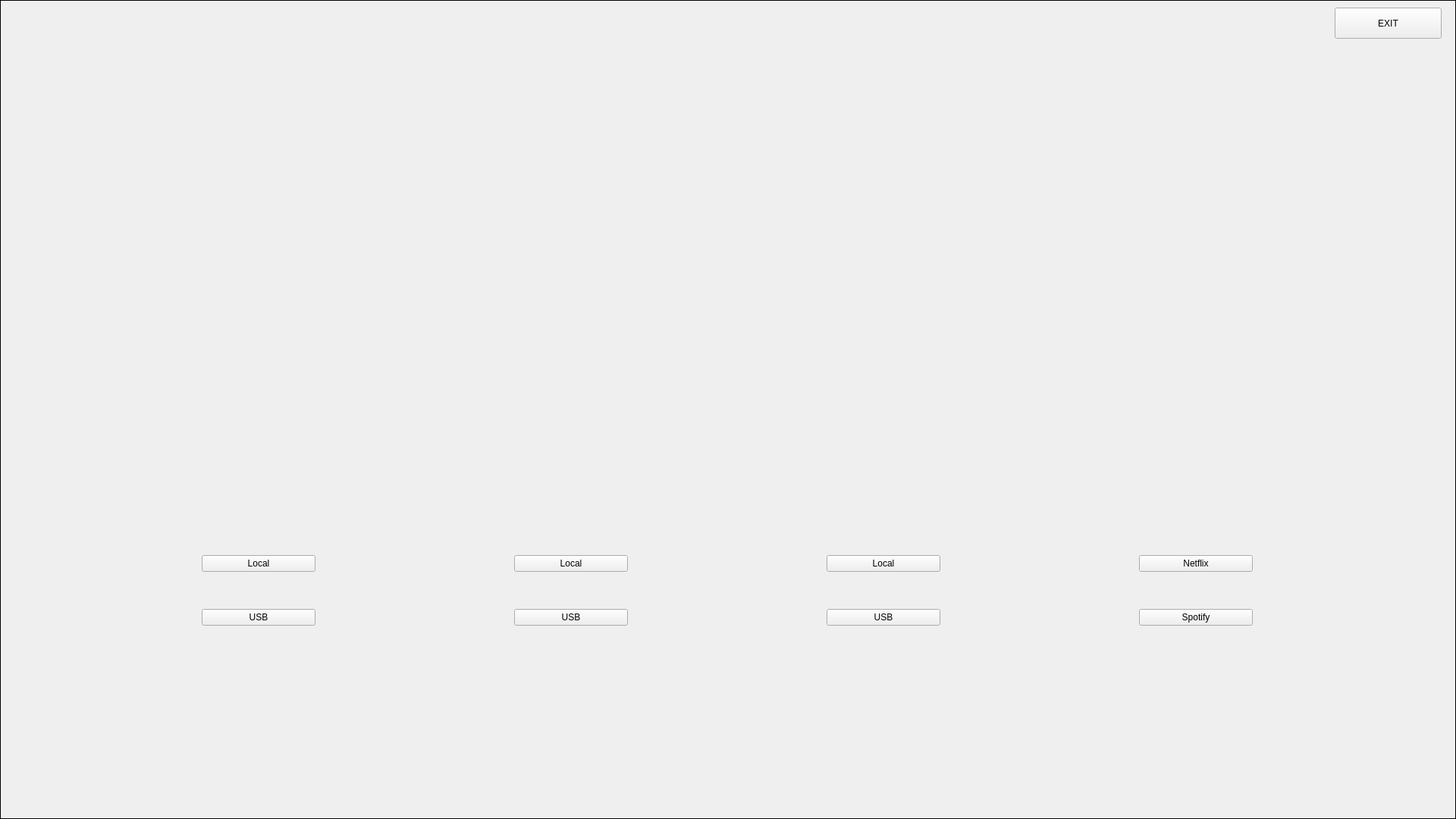
<?xml version="1.0" encoding="UTF-8"?>
<ui version="4.0">
 <class>MainWindow</class>
 <widget class="QMainWindow" name="MainWindow">
  <property name="geometry">
   <rect>
    <x>0</x>
    <y>0</y>
    <width>1920</width>
    <height>1080</height>
   </rect>
  </property>
  <property name="sizePolicy">
   <sizepolicy hsizetype="Preferred" vsizetype="Preferred">
    <horstretch>0</horstretch>
    <verstretch>0</verstretch>
   </sizepolicy>
  </property>
  <property name="windowTitle">
   <string>MainWindow</string>
  </property>
  <widget class="QWidget" name="centralWidget">
   <property name="sizePolicy">
    <sizepolicy hsizetype="Expanding" vsizetype="Expanding">
     <horstretch>0</horstretch>
     <verstretch>0</verstretch>
    </sizepolicy>
   </property>
   <widget class="QPushButton" name="exit_btn">
    <property name="geometry">
     <rect>
      <x>1760</x>
      <y>10</y>
      <width>141</width>
      <height>41</height>
     </rect>
    </property>
    <property name="cursor">
     <cursorShape>PointingHandCursor</cursorShape>
    </property>
    <property name="text">
     <string>EXIT</string>
    </property>
   </widget>
   <widget class="QLabel" name="backgroud_label">
    <property name="enabled">
     <bool>true</bool>
    </property>
    <property name="geometry">
     <rect>
      <x>0</x>
      <y>0</y>
      <width>1920</width>
      <height>1080</height>
     </rect>
    </property>
    <property name="sizePolicy">
     <sizepolicy hsizetype="Expanding" vsizetype="Expanding">
      <horstretch>0</horstretch>
      <verstretch>0</verstretch>
     </sizepolicy>
    </property>
    <property name="sizeIncrement">
     <size>
      <width>200</width>
      <height>200</height>
     </size>
    </property>
    <property name="cursor">
     <cursorShape>ArrowCursor</cursorShape>
    </property>
    <property name="focusPolicy">
     <enum>Qt::NoFocus</enum>
    </property>
    <property name="autoFillBackground">
     <bool>true</bool>
    </property>
    <property name="frameShape">
     <enum>QFrame::Box</enum>
    </property>
    <property name="text">
     <string/>
    </property>
    <property name="textFormat">
     <enum>Qt::AutoText</enum>
    </property>
    <property name="pixmap">
     <pixmap>../Background.jpg</pixmap>
    </property>
    <property name="scaledContents">
     <bool>true</bool>
    </property>
    <property name="alignment">
     <set>Qt::AlignCenter</set>
    </property>
    <property name="wordWrap">
     <bool>false</bool>
    </property>
   </widget>
   <widget class="QWidget" name="horizontalLayoutWidget">
    <property name="geometry">
     <rect>
      <x>10</x>
      <y>689</y>
      <width>1901</width>
      <height>381</height>
     </rect>
    </property>
    <layout class="QHBoxLayout" name="horizontalLayout">
     <property name="leftMargin">
      <number>0</number>
     </property>
     <property name="topMargin">
      <number>0</number>
     </property>
     <item>
      <layout class="QVBoxLayout" name="musicLayout">
       <item>
        <widget class="QPushButton" name="m_local_btn">
         <property name="text">
          <string>Local</string>
         </property>
        </widget>
       </item>
       <item>
        <widget class="QPushButton" name="m_usb_btn">
         <property name="text">
          <string>USB</string>
         </property>
        </widget>
       </item>
       <item>
        <layout class="QHBoxLayout" name="horizontalLayout_5">
         <item>
          <widget class="QLabel" name="music_label">
           <property name="sizePolicy">
            <sizepolicy hsizetype="Preferred" vsizetype="Preferred">
             <horstretch>0</horstretch>
             <verstretch>0</verstretch>
            </sizepolicy>
           </property>
           <property name="maximumSize">
            <size>
             <width>150</width>
             <height>150</height>
            </size>
           </property>
           <property name="autoFillBackground">
            <bool>false</bool>
           </property>
           <property name="text">
            <string/>
           </property>
           <property name="pixmap">
            <pixmap>../music.png</pixmap>
           </property>
           <property name="scaledContents">
            <bool>true</bool>
           </property>
           <property name="alignment">
            <set>Qt::AlignCenter</set>
           </property>
          </widget>
         </item>
        </layout>
       </item>
      </layout>
     </item>
     <item>
      <layout class="QVBoxLayout" name="foto_Layout">
       <item>
        <widget class="QPushButton" name="f_local_btn">
         <property name="autoFillBackground">
          <bool>false</bool>
         </property>
         <property name="text">
          <string>Local</string>
         </property>
         <property name="autoDefault">
          <bool>false</bool>
         </property>
         <property name="default">
          <bool>false</bool>
         </property>
         <property name="flat">
          <bool>false</bool>
         </property>
        </widget>
       </item>
       <item>
        <widget class="QPushButton" name="f_usb_btn">
         <property name="text">
          <string>USB</string>
         </property>
        </widget>
       </item>
       <item>
        <layout class="QHBoxLayout" name="horizontalLayout_4">
         <item>
          <widget class="QLabel" name="foto_label">
           <property name="sizePolicy">
            <sizepolicy hsizetype="Preferred" vsizetype="Preferred">
             <horstretch>0</horstretch>
             <verstretch>0</verstretch>
            </sizepolicy>
           </property>
           <property name="maximumSize">
            <size>
             <width>150</width>
             <height>150</height>
            </size>
           </property>
           <property name="text">
            <string/>
           </property>
           <property name="pixmap">
            <pixmap>../foto.png</pixmap>
           </property>
           <property name="scaledContents">
            <bool>true</bool>
           </property>
           <property name="alignment">
            <set>Qt::AlignCenter</set>
           </property>
          </widget>
         </item>
        </layout>
       </item>
      </layout>
     </item>
     <item>
      <layout class="QVBoxLayout" name="video_Layout">
       <item>
        <widget class="QPushButton" name="v_local_btn">
         <property name="text">
          <string>Local</string>
         </property>
        </widget>
       </item>
       <item>
        <widget class="QPushButton" name="v_usb_btn">
         <property name="text">
          <string>USB</string>
         </property>
        </widget>
       </item>
       <item>
        <layout class="QHBoxLayout" name="horizontalLayout_3">
         <item>
          <widget class="QLabel" name="video_label">
           <property name="maximumSize">
            <size>
             <width>150</width>
             <height>150</height>
            </size>
           </property>
           <property name="text">
            <string/>
           </property>
           <property name="pixmap">
            <pixmap>../video.png</pixmap>
           </property>
           <property name="scaledContents">
            <bool>true</bool>
           </property>
           <property name="alignment">
            <set>Qt::AlignCenter</set>
           </property>
          </widget>
         </item>
        </layout>
       </item>
      </layout>
     </item>
     <item>
      <layout class="QVBoxLayout" name="internet_Layout">
       <item>
        <widget class="QPushButton" name="netlfix_btn">
         <property name="text">
          <string>Netflix</string>
         </property>
        </widget>
       </item>
       <item>
        <widget class="QPushButton" name="spotify_btn">
         <property name="text">
          <string>Spotify</string>
         </property>
        </widget>
       </item>
       <item>
        <layout class="QHBoxLayout" name="horizontalLayout_2">
         <item>
          <widget class="QLabel" name="internet_label">
           <property name="sizePolicy">
            <sizepolicy hsizetype="Preferred" vsizetype="Preferred">
             <horstretch>0</horstretch>
             <verstretch>0</verstretch>
            </sizepolicy>
           </property>
           <property name="maximumSize">
            <size>
             <width>150</width>
             <height>150</height>
            </size>
           </property>
           <property name="text">
            <string/>
           </property>
           <property name="pixmap">
            <pixmap>../web.png</pixmap>
           </property>
           <property name="scaledContents">
            <bool>true</bool>
           </property>
           <property name="alignment">
            <set>Qt::AlignCenter</set>
           </property>
          </widget>
         </item>
        </layout>
       </item>
      </layout>
     </item>
    </layout>
   </widget>
   <zorder>backgroud_label</zorder>
   <zorder>exit_btn</zorder>
   <zorder>horizontalLayoutWidget</zorder>
  </widget>
 </widget>
 <resources/>
 <connections/>
</ui>
